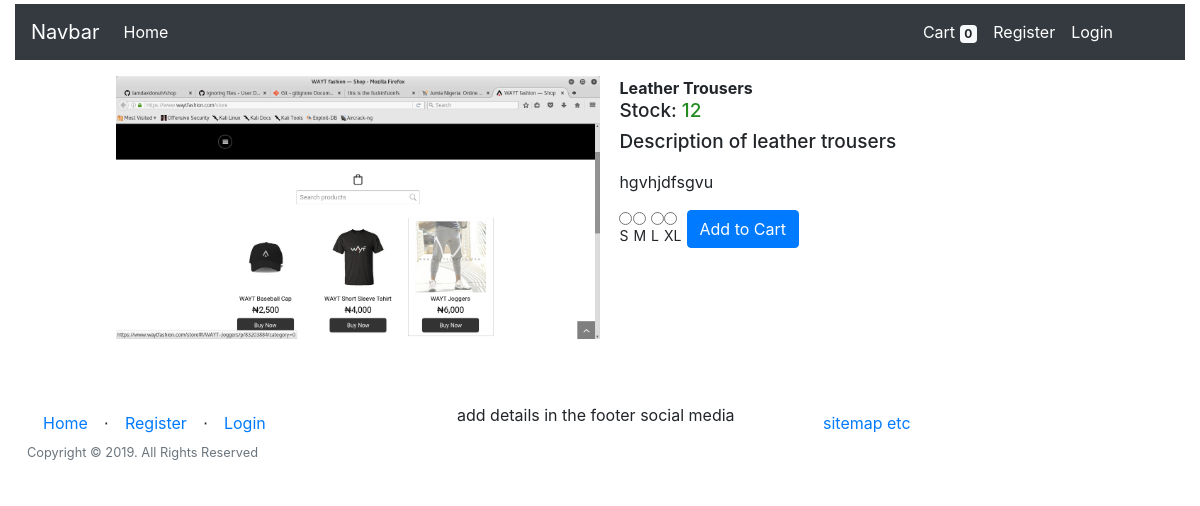
/productdetails/1/, run on the app's committed database.
### app/models.py (models this page shows, shortened)
class Products(db.Model):
	__tablename__ = 'product'
	id = db.Column(db.Integer, primary_key=True)
	product_name = db.Column(db.String(100), index=True)
	product_price = db.Column(db.Integer, index=True)
	product_image = db.Column(db.String(120),index=True)
	product_description = db.Column(db.String(200), index=True)
	product_stock = db.Column(db.Integer, index = True)
	product_size = db.Column(db.String(5), index = True)
	categories_id = db.Column(db.Integer, db.ForeignKey('categories.id'))
	'''
		foreign key for product.id
		test this weda its one order several products or several orders, serveral products
		using many to many for now
		#many many rel with order
	'''
	order = db.relationship("Order", secondary = association_table)

### app/home/routes.py (the view, shortened to what this page needs)
@home.route('/productdetails/<int:id>/', methods = ["GET","POST"])
def product_details(id):
	form = Variations()
	product_detail = Products.query.get_or_404(id)
	user = User.query.get(id)
	count = Kart.query.filter_by(product_id =Kart.product_id).count()
	return render_template("home/productdetails.html",
		product_detail = product_detail,title = product_detail.product_name,
		form =form,count=count)

### app/admin/forms.py
class Variations(FlaskForm):
    sizes = RadioField('Sizes',validators=[DataRequired(message="select a product size")],
    choices=[('Small','S'),('Medium','M'),('Large','L'),('Extra Large','XL')])
    submit =SubmitField('Add to Cart')

### app/templates/home/productdetails.html (shortened to what this page needs)
{% extends "xf.html" %}
{% block body %}
{% if product_detail %}
<div class="container-fluid clearfix" style="max-width:90%; margin-left: auto; margin-right: auto;">
    <div class="float-left" style=" width:50%;">
                <img  class="responsive-img" src="{{ product_detail.product_image }}">
    </div>
    <div class="float-right" style="width:48%;">
        <div>
                <span class="product-name">
                        {{ product_detail.product_name }}
                </span>
                <h5 style="font-size:19px">
                    Stock: <span style="color:forestgreen;">{{ product_detail.product_stock }}</span>
                </h5>
                <article>
                        <h5 style="font-size: 19px;">
                                Description of {{ product_detail.product_name }}
                        <p style="font-size:15px;">
                        <div class="product-description">
                            {{product_detail.product_description }}
                        </div>
                        </p>
                </article>
                <section>
                    <section>
                        <form class="form-inline" method="POST">
                        {% for subfield in form.sizes %}
                        <div class="radio">
                                  {{ subfield }}
                                  {{ subfield.label }}
                        </div>
                        {% endfor %}
                    <div>
                            {{ form.submit(class="btn btn-primary d-block")}}
                        </div>
                  </section>
                </section>
        </div>
    </div>
</div>
{% endif %}
{% endblock %}

### app/static/css/st.css (style rules this page uses)
.product-name { text-transform: capitalize; font-weight:bold; }
.product-description { max-width:480px;; min-width: auto; height: auto; }
img.responsive-img, video.responsive-video { max-width: 100%; height: auto; }

### app/templates/home/productdetails.html (style rules this page uses)
label { margin-right: 5px; font-size: 14px; color:inherit; }

### data on the page
Products: product_name "Leather Trousers", product_stock "12", product_name "leather trousers", product_description "hgvhjdfsgvu"

### other printed values
{{ subfield.label }} "S" "M" "L" "XL"
